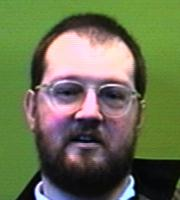
#> input picture faces94/male/9326871/9326871.10.jpg, 180 x 200 px; its folder holds only this picture in this run
$ jupyter execute --allow-errors 09_v2_cascade_detection_demo.ipynb   (shell and % lines are left out)
#> lines starting #> are read from the running program, lines starting #| are printed output that depends on the picture
#> further down, img is the input picture: shape (200, 180, 3); mean R, G, B 106.4, 113.2, 81.3
#> `img_gray = (color.rgb2gray(img) * 255).astype(np.uint8)`:
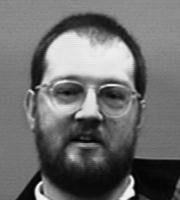
#> img_gray: shape (200, 180); min 0, max 249, mean 109
### src/classifiers/cascade.py
"""
Cascade of Classifiers for Viola-Jones Face Detector

Implements cascaded AdaBoost stages as described in Viola-Jones paper Section 4.
Each stage rejects non-faces quickly while passing faces to next stage.

Assignment: ELL715 Assignment 5 - Part 1 (20 marks)
AI Usage: Algorithm structure and docstrings assisted by Claude Code
"""

import numpy as np
import pickle
from pathlib import Path

try:
    from .adaboost import train_adaboost, AdaBoostClassifier
except ImportError:
    import sys
    sys.path.insert(0, str(Path(__file__).parent))
    from adaboost import train_adaboost, AdaBoostClassifier


class CascadeStage:
    """
    Single stage in cascade

    Each stage is an AdaBoost classifier with adjusted threshold
    to achieve target false positive and detection rates.
    """

    # [30 lines left out: functions __init__, predict, not called in this run]

    def __repr__(self):
        return f"CascadeStage(stage={self.stage_num}, n_weak={len(self.classifier.weak_classifiers)}, thresh={self.threshold:.3f})"


class CascadeClassifier:
    """
    Cascade of AdaBoost classifiers

    Processes samples through sequential stages. Each stage acts as filter:
    - Non-faces rejected early (fast)
    - Faces pass through all stages

    Detection formula:
        h(x) = 1 if all stages pass, else 0
    """

    def __init__(self):
        """Initialize cascade"""
        self.stages = []

    def add_stage(self, stage):
        """Add stage to cascade"""
        self.stages.append(stage)

    # [53 lines left out: functions predict, save, not called in this run]

    @staticmethod
    def load(filepath):
        """Load cascade from file"""
        with open(filepath, 'rb') as f:
            return pickle.load(f)

    def __repr__(self):
        return f"CascadeClassifier(n_stages={len(self.stages)})"


# [281 lines left out: functions adjust_threshold, train_cascade, evaluate_cascade, not called in this run]


# Main execution for testing
# [14 lines that do not run on import are left out]

### notebooks/09_v2_cascade_detection_demo.ipynb
# V2 Cascade Detection Demo - Face Detection with V2 Cascade

**V2 Cascade Improvements**:
- Uses V2 Cascade classifier (91.46% accuracy, 3 stages)
- 32k Haar features
- Multi-scale detection with image pyramid
- Non-maximum suppression
- Early rejection for faster processing

**Expected Performance** (single 200x180 image):
- Single-scale: ~1-2 min (faster due to early rejection)
- Multi-scale: ~4-6 min

**AI Usage**: Notebook structure assisted by Claude Code

[cell 1]
import numpy as np
import random
import matplotlib.pyplot as plt
import matplotlib.patches as patches
from skimage import io, color
import pickle
import sys
from pathlib import Path
import time

sys.path.insert(0, str(Path.cwd().parent / 'src'))

from classifiers.cascade import CascadeClassifier
from detector.sliding_window import (
    sliding_window,
    multi_scale_detection,
    non_maximum_suppression,
    Detection
)

plt.style.use('seaborn-v0_8-darkgrid')

print("[OK] Imports complete")

## 1. Load V2 Cascade Classifier

Uses 3-stage cascade with 32k features (91.46% test accuracy)

[cell 2]
# Load V2 Cascade
model_path = Path('../data/models/cascade_v2_3stage.pkl')
print(f'Loading V2 Cascade from {model_path}...')

#> (the rest of this cell did not finish here and is left out)

## 2. Load V2 Features

Must use same 32k features as training

[cell 3]
# Load features (32k from V2)
features_path = Path('../data/models/v2_features_50k.pkl')
print(f'Loading features from {features_path}...')

#> (the rest of this cell did not finish here and is left out)

## 3. Load Test Image

[cell 4]
# Load sample image
test_image_path = Path('../Faces94/male/suatt/suatt.1.jpg')

#> (the rest of this cell did not finish here and is left out)

## 4. Single-Scale Detection

Expected time: ~1-2 minutes (faster due to cascade early rejection)

[cell 5]
# Parameters
window_size = 16
step_size = 2
threshold = 0.5  # Cascade outputs binary predictions

print(f'Running single-scale detection...')
print(f'  Window: {window_size}x{window_size}')
print(f'  Step: {step_size}')
print(f'  Threshold: {threshold}\n')

start_time = time.time()

#> (the rest of this cell did not finish here and is left out)

## 5. Visualize Single-Scale Results

[cell 6]
def visualize_detections(image, detections, title='Detections'):
    """Draw bounding boxes on image"""
    fig, ax = plt.subplots(figsize=(10, 8))
    ax.imshow(image, cmap='gray')

    for det in detections:
        rect = patches.Rectangle(
            (det.x, det.y), det.width, det.height,
            linewidth=2, edgecolor='red', facecolor='none'
        )
        ax.add_patch(rect)

        # Add confidence if available
        if det.confidence < 1.0:
            ax.text(
                det.x, det.y - 2,
                f'{det.confidence:.2f}',
                color='red', fontsize=8,
                bbox=dict(boxstyle='round', facecolor='white', alpha=0.7)
            )

    ax.set_title(f'{title} ({len(detections)} detections)', fontsize=13, fontweight='bold')
    ax.axis('off')
    plt.tight_layout()
    return fig

# Visualize
#> (the rest of this cell did not finish here and is left out)

## 6. Multi-Scale Detection

Expected time: ~4-6 minutes (cascade should be faster than AdaBoost)

[cell 7]
# Multi-scale parameters
scale_factor = 1.2
threshold_ms = 0.5

print(f'Running multi-scale detection...')
print(f'  Scale factor: {scale_factor}')
print(f'  Threshold: {threshold_ms}\n')

start_time = time.time()

#> (the rest of this cell did not finish here and is left out)

## 7. Apply Non-Maximum Suppression

[cell 8]
# Apply NMS
overlap_threshold = 0.3

print(f'Applying NMS with IoU threshold: {overlap_threshold}')
#> (the rest of this cell did not finish here and is left out)

## 8. Compare Before/After NMS

[cell 9]
fig, axes = plt.subplots(1, 2, figsize=(16, 7))
fig.suptitle('V2 Cascade Multi-Scale Detection', fontsize=14, fontweight='bold')

# Before NMS
#> (the rest of this cell did not finish here and is left out)

## 9. Test on Multiple Images

Expected time: ~8-12 min for 15 images (cascade should be faster than AdaBoost)

[cell 10]
# Load multiple test images from all categories
faces94_path = Path('../Faces94')

# Collect images from all categories (5 from each)
all_images = []
categories = ['female', 'male', 'malestaff']

for category in categories:
    cat_path = faces94_path / category
    if cat_path.exists():
        # Get all subdirectories (person folders)
        person_dirs = [d for d in cat_path.iterdir() if d.is_dir()]

        # Collect all images from this category
        cat_images = []
        for person_dir in person_dirs:
            images = list(person_dir.glob('*.jpg'))
            cat_images.extend(images)

        # Randomly select 5 images from this category
        if len(cat_images) >= 5:
            selected_cat_images = random.sample(cat_images, 5)
        else:
            selected_cat_images = cat_images

        all_images.extend(selected_cat_images)
        print(f'{category}: collected {len(selected_cat_images)} images')

print(f'Total selected images: {len(all_images)}')

# Use all_images as selected_images
selected_images = all_images

start_time = time.time()

fig, axes = plt.subplots(3, 5, figsize=(20, 12))
fig.suptitle('V2 Cascade Detection on Multiple Images (Balanced Dataset)', fontsize=16, fontweight='bold')

#> (the rest of this cell did not finish here and is left out)
